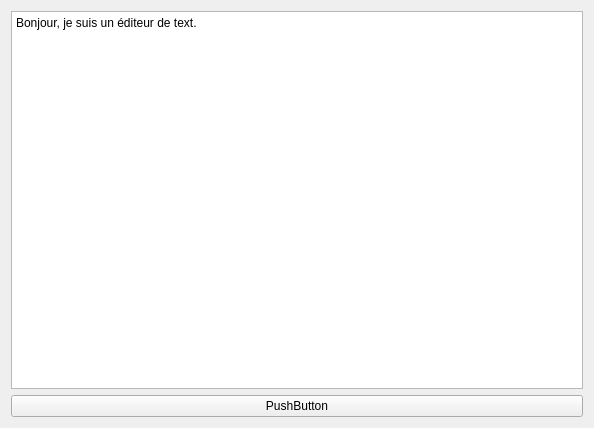
<?xml version="1.0" encoding="UTF-8"?>
<ui version="4.0">
 <class>Form</class>
 <widget class="QWidget" name="Form">
  <property name="geometry">
   <rect>
    <x>0</x>
    <y>0</y>
    <width>594</width>
    <height>428</height>
   </rect>
  </property>
  <property name="windowTitle">
   <string>Form</string>
  </property>
  <layout class="QVBoxLayout" name="verticalLayout_2">
   <item>
    <layout class="QVBoxLayout" name="verticalLayout">
     <item>
      <widget class="QPlainTextEdit" name="plainTextEdit">
       <property name="plainText">
        <string>Bonjour, je suis un éditeur de text.</string>
       </property>
      </widget>
     </item>
     <item>
      <widget class="QPushButton" name="pushButton">
       <property name="text">
        <string>PushButton</string>
       </property>
      </widget>
     </item>
    </layout>
   </item>
  </layout>
 </widget>
 <resources/>
 <connections/>
</ui>
